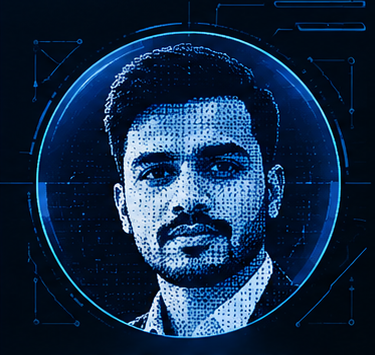
#> input picture assets/aman-robotic-portrait.png, 375 x 355 px
$ python neon.py ../assets/aman-robotic-portrait.png
#> lines starting #> are read from the running program, lines starting #| are printed output that depends on the picture
#!/usr/bin/env python3
"""Turns a portrait into a neon ASCII / dot-matrix image (photo_neon.png).
usage: python neon.py photo_src.jpg"""
import sys
import numpy as np
from PIL import Image, ImageDraw, ImageFont, ImageFilter, ImageOps

src = sys.argv[1] if len(sys.argv) > 1 else "photo_src.jpg"
OUT_W, OUT_H = 524, 536            # 2x of the 262x268 card slot
CELL_W, CELL_H = 4, 7
RAMP = " .'`^,:;-~+=*x%#@"         # dark -> bright
BG = (7, 26, 45)
DARK, LIGHT = (18, 76, 140), (150, 232, 255)

im = Image.open(src).convert("RGB")
#> im is the input picture: PIL image 375x355 RGB; mean R, G, B 19.1, 42.8, 71.5
w, h = im.size
#> w = 375; h = 355
# crop to the card's aspect ratio, keeping head + shoulders
ch = int(w * OUT_H / OUT_W)
#> ch = 383
top = 25
im = im.crop((0, top, w, min(h, top + ch))).resize((OUT_W, OUT_H), Image.LANCZOS)
#> im: PIL image 524x536 RGB

gray = ImageOps.grayscale(im)
gray = ImageOps.autocontrast(gray, cutoff=1)
gray = ImageOps.equalize(gray) if False else gray
arr = np.asarray(gray).astype(np.float32) / 255.0
blur = np.asarray(Image.fromarray((arr * 255).astype(np.uint8)).filter(ImageFilter.GaussianBlur(14))).astype(np.float32) / 255.0
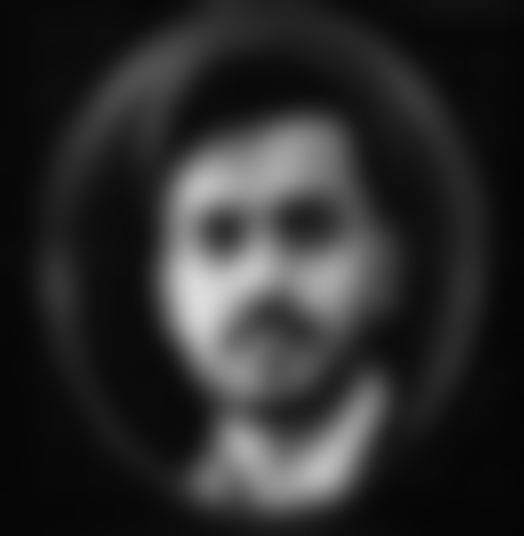
#> blur: shape (536, 524) float32; min 0.0157, max 0.863, mean 0.173
arr = np.clip(0.55 * arr + 1.1 * (arr - blur) + 0.12, 0, 1) ** 0.65

# soft mask: keep the person, fade the blurred background
yy, xx = np.mgrid[0:OUT_H, 0:OUT_W].astype(np.float32)
mk = Image.new("L", (OUT_W, OUT_H), 0)
#> mk: PIL image 524x536 L; every value is 0
md = ImageDraw.Draw(mk)
md.ellipse([OUT_W*0.45 - OUT_W*0.27, OUT_H*0.01, OUT_W*0.45 + OUT_W*0.27, OUT_H*0.80], fill=255)
md.polygon([(0, OUT_H*0.93), (OUT_W*0.24, OUT_H*0.85), (OUT_W*0.30, OUT_H*0.70), (OUT_W*0.62, OUT_H*0.68),
            (OUT_W*0.72, OUT_H*0.79), (OUT_W, OUT_H*0.88), (OUT_W, OUT_H), (0, OUT_H)], fill=255)
mask = mk.filter(ImageFilter.GaussianBlur(14))
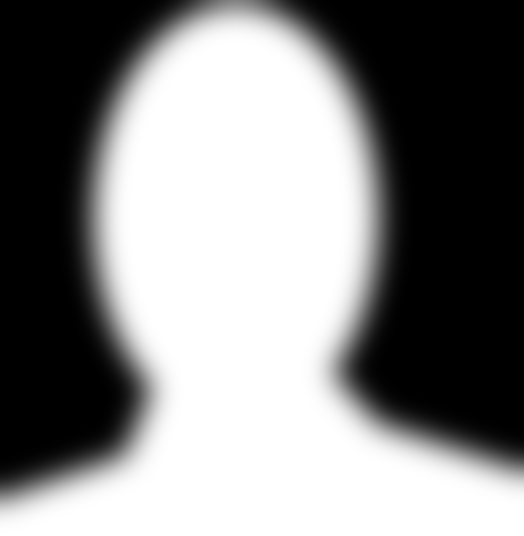
#> mask: PIL image 524x536 L; min 0, max 255, mean 132.7
m = np.asarray(mask).astype(np.float32) / 255.0
arr = arr * (0.04 + 0.96 * m)

# edge-fade at the borders
edge = np.minimum.reduce([xx, yy, OUT_W - 1 - xx, OUT_H - 1 - yy]) / 28.0
arr *= np.clip(edge, 0, 1)
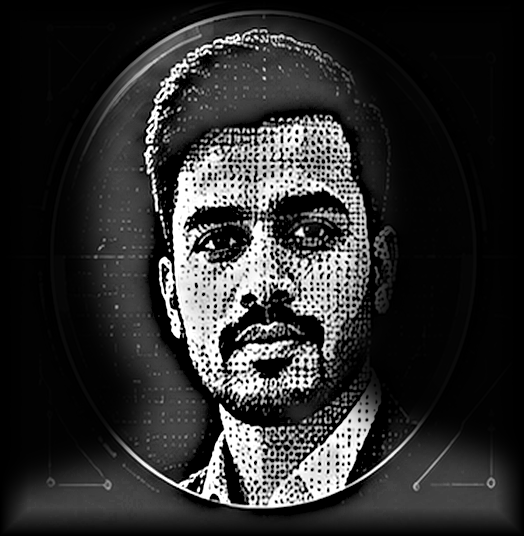
#> arr: shape (536, 524) float32; min 0, max 1, mean 0.184
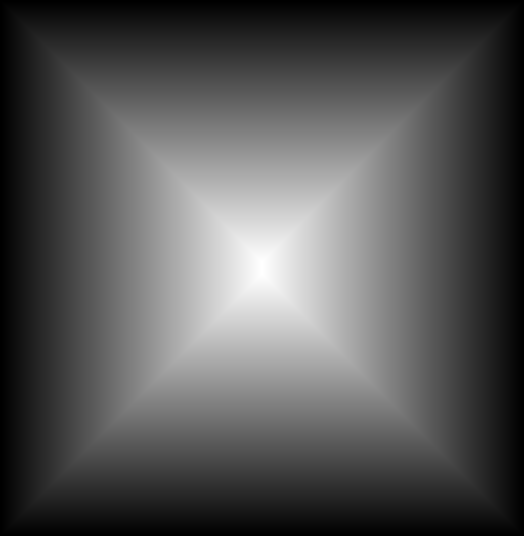
#> edge: shape (536, 524) float32; min 0, max 9.32, mean 3.14; drawn with min black and max white

cols, rows = OUT_W // CELL_W, OUT_H // CELL_H
small = np.asarray(Image.fromarray((arr * 255).astype(np.uint8)).resize((cols, rows), Image.BOX)).astype(np.float32) / 255.0
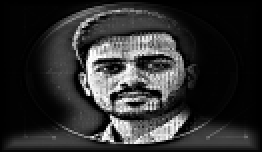
#> small: shape (76, 131) float32 (shown 2 times larger); min 0, max 1, mean 0.183

font = ImageFont.truetype("/usr/share/fonts/truetype/dejavu/DejaVuSansMono.ttf", 8)
layer = Image.new("RGB", (OUT_W, OUT_H), (0, 0, 0))
#> layer: PIL image 524x536 RGB; every value is 0
d = ImageDraw.Draw(layer)
for r in range(rows):
    for c in range(cols):
        v = small[r, c]
        if v < 0.08:
            continue
        ch_ = RAMP[min(len(RAMP) - 1, int(v * (len(RAMP) - 1) + 0.5))]
        if ch_ == " ":
            continue
        t = v ** 0.8
        col = tuple(int(DARK[i] + (LIGHT[i] - DARK[i]) * t) for i in range(3))
        d.text((c * CELL_W, r * CELL_H - 1), ch_, font=font, fill=col)

glow = layer.filter(ImageFilter.GaussianBlur(3))
out = Image.new("RGB", (OUT_W, OUT_H), BG)
bgarr = np.asarray(out).astype(np.float32)
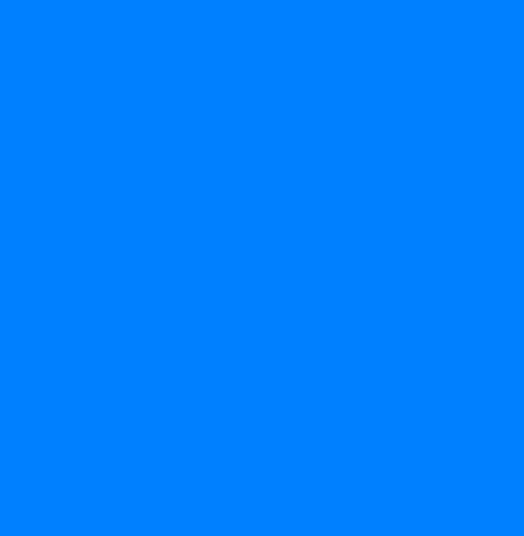
#> bgarr: shape (536, 524, 3) float32; mean R, G, B 7, 26, 45; drawn with min black and max white
res = bgarr + np.asarray(layer).astype(np.float32) + 0.55 * np.asarray(glow).astype(np.float32)
res = Image.fromarray(np.clip(res, 0, 255).astype(np.uint8))
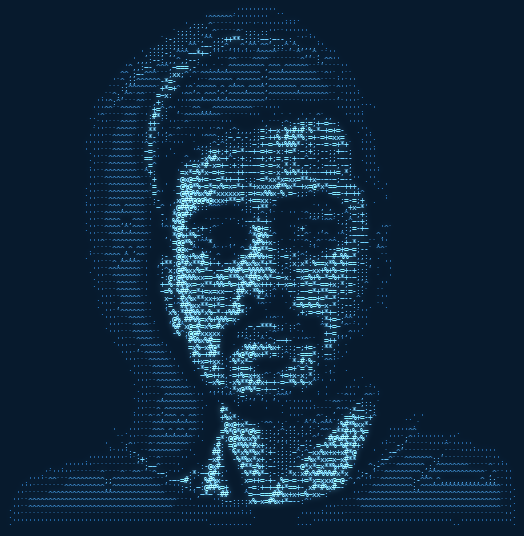
#> res: PIL image 524x536 RGB; mean R, G, B 15.7, 41.1, 62.8
res.save("photo_neon.png", optimize=True)
res.quantize(96, dither=Image.NONE).save("photo_neon.png", optimize=True)
print("saved photo_neon.png")
